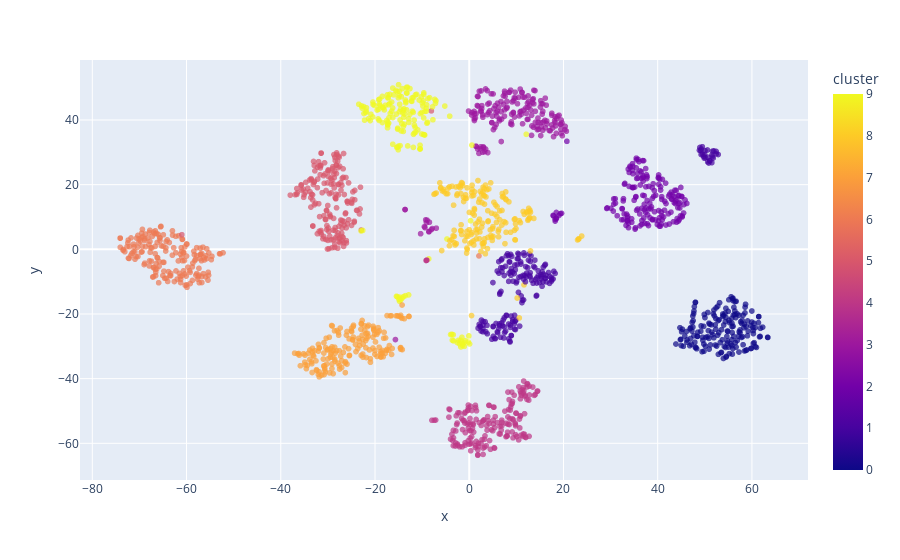

The code cell stored with this chart in its notebook:
### Code cell
tsne2 = TSNE(n_components=2)
%time X_embedded_2 = tsne2.fit_transform(X)
df2 = pd.DataFrame()
df2['x'] = X_embedded_2[:,0]
df2['y'] = X_embedded_2[:,1]
df2['cluster'] = y

%time fig = px.scatter(df2, x='x', y='y',  color='cluster',   opacity=0.7, size_max=.01)
fig.show()

### Figure 1 — Plotly figure (JSON) as saved in the notebook; plotly's stock layout.template omitted (floating-point values rounded to 4 significant figures; data arrays with more than 128 entries replaced by an {"elided": "..."} marker saying what was removed)
{"data": [{"hoverlabel": {"namelength": 0}, "hovertemplate": "x=%{x}<br>y=%{y}<br>cluster=%{marker.color}", "legendgroup": "", "marker": {"color": {"elided": "1797 int values"}, "coloraxis": "coloraxis", "opacity": 0.7, "symbol": "circle"}, "mode": "markers", "name": "", "showlegend": false, "type": "scattergl", "x": {"elided": "1797 float values"}, "xaxis": "x", "y": {"elided": "1797 float values"}, "yaxis": "y"}], "layout": {"coloraxis": {"colorbar": {"title": {"text": "cluster"}}, "colorscale": [[0, "#0d0887"], [0.1111, "#46039f"], [0.2222, "#7201a8"], [0.3333, "#9c179e"], [0.4444, "#bd3786"], [0.5556, "#d8576b"], [0.6667, "#ed7953"], [0.7778, "#fb9f3a"], [0.8889, "#fdca26"], [1, "#f0f921"]]}, "legend": {"tracegroupgap": 0}, "margin": {"t": 60}, "xaxis": {"anchor": "y", "domain": [0, 1], "title": {"text": "x"}}, "yaxis": {"anchor": "x", "domain": [0, 1], "title": {"text": "y"}}}}
